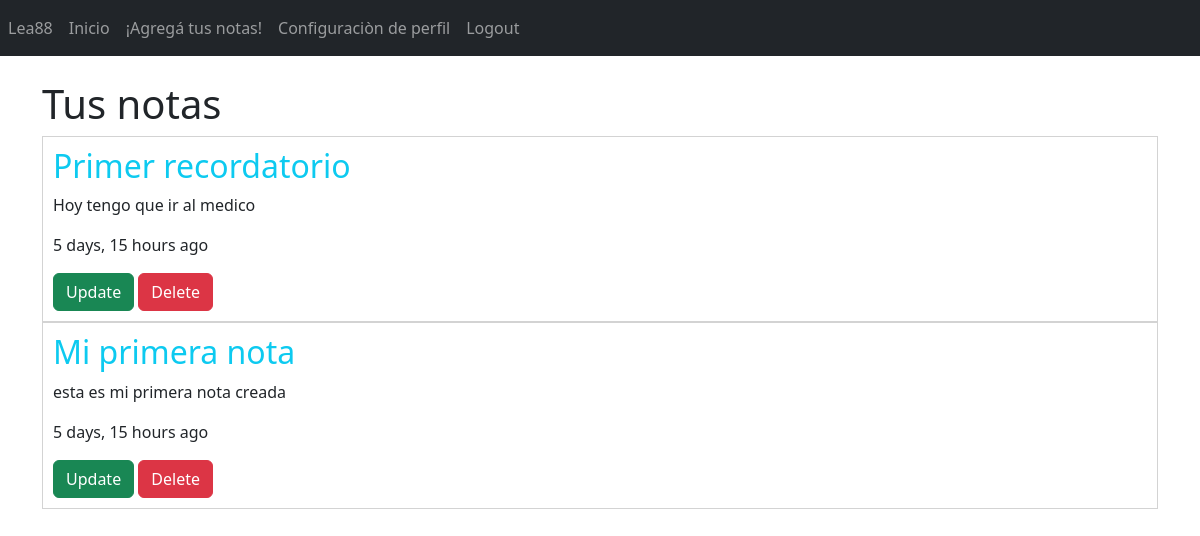
Page /notas/ (signed in) on the earlier database version.
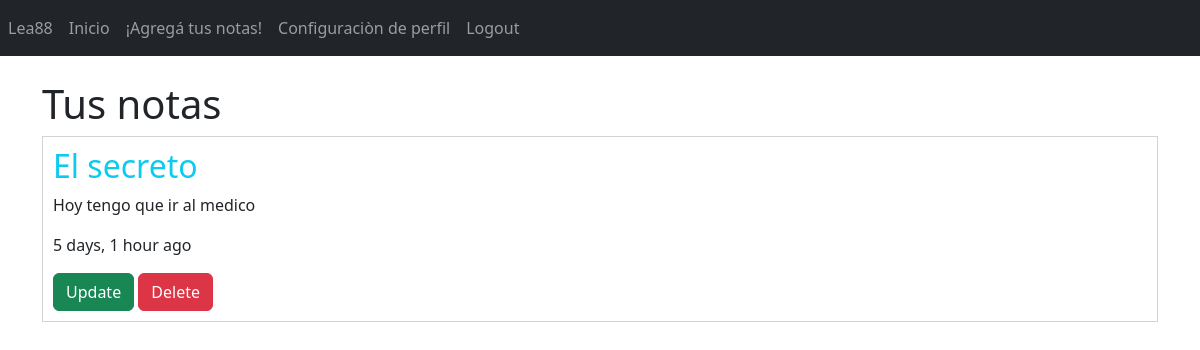
Same page on the later database version.
### AppNotas/models.py (models this page shows, shortened)
class Nota(models.Model):
    titulo = models.CharField(max_length = 200)
    cuerpo = models.CharField(max_length = 500)
    autor = models.ForeignKey(User, on_delete=models.CASCADE)
    etiqueta = models.ForeignKey(Etiqueta, on_delete=models.CASCADE, null=True)
    fecha_creacion = models.DateTimeField(auto_now_add=True)
    fecha_actualizada = models.DateTimeField(auto_now=True)
    class Meta:
        ordering = ['fecha_actualizada']

### AppNotas/views.py (the view)
# urls.py: path('notas/', inicio_nota, name = 'Notas'),
@login_required
def inicio_nota(request):
    usuario=request.user.id
    notas = Nota.objects.filter(autor=usuario)
    return render(request, 'notas_inicio.html',{'notas': notas})

### AppNotas/templates/notas_inicio.html
{% extends 'base.html' %}
{% load humanize %}
{% block body %}
{% if notas %}
<div class="container">
    <br>
    <h1>Tus notas</h1>
    <div class="notes">
        {% for nota in notas %}
        <div class="note">
            <h2 class="text-info">{{nota.titulo}}</h2>
            <p>{{nota.cuerpo}}</p>
            <p>{{nota.fecha_actualizada|naturaltime}}</p>
            <div class="options">
                <a href="{% url 'Editado-Notas' nota.id %}" class="btn btn-success">Update</a>
                <a href="{% url 'Borrar-Notas' nota.id %}" class="btn btn-danger">Delete</a>
            </div>
        </div>
        {% endfor %}
    </div>
</div>
{% else %}
<div class="container">
    <h1>Todavia no tienes notas creadas...</h1>
    <br>
    <a class="btn btn-dark btn-lg starting-btn" href="{% url 'Agregado-Notas' %}">Empecemos</a>
</div>
{% endif %}
{% endblock body %}

Differences in the rows shown:
removed Nota: titulo "Primer recordatorio", cuerpo "Hoy tengo que ir al medico", fecha_actualizada "5 days, 15 hours ago"
removed Nota: titulo "Mi primera nota", cuerpo "esta es mi primera nota creada", fecha_actualizada "5 days, 15 hours ago"
added Nota: titulo "El secreto", cuerpo "Hoy tengo que ir al medico", fecha_actualizada "5 days, 1 hour ago"
